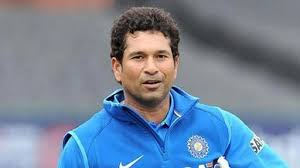
#> input picture 1.jpg, 300 x 168 px
$ jupyter execute Git_Cde_1.ipynb
#> lines starting #> are read from the running program, lines starting #| are printed output that depends on the picture; after the words box and inside, x2 and y2 are one past the last pixel; in counts of white or black regions, pixels touching at a corner belong together
[cell 1]
import cv2

[cell 2]
img1 = cv2.imread("1.jpg")
#> img1 is the input picture: shape (168, 300, 3); mean B, G, R 154.9, 133.1, 115.4

[cell 3]
cv2.imshow("Img", img1)
cv2.waitKey(0)
cv2.destroyAllWindows()

[cell 4]
img2 = cv2.cvtColor(img1, cv2.COLOR_BGR2GRAY)
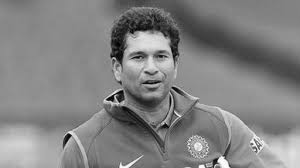
#> img2: shape (168, 300); min 1, max 255, mean 130.3

[cell 5]
cv2.imshow("Gray", img2)
cv2.waitKey(0)
cv2.destroyAllWindows()

[cell 6]
ret, thresh = cv2.threshold(img2, 70, 255, 0)
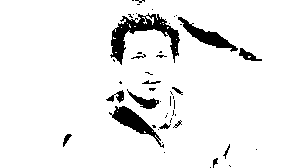
#> thresh: shape (168, 300); 93.4% white; 49 black regions (35 under 20 px), largest, box (x1, y1, x2, y2) and area: (110, 13, 180, 65) 1207, (109, 106, 164, 148) 648, (178, 17, 238, 52) 592

[cell 7]
cv2.imshow("Binary", thresh)
cv2.waitKey(0)
cv2.destroyAllWindows()

[cell 8]
b,g,r = cv2.split(img1)
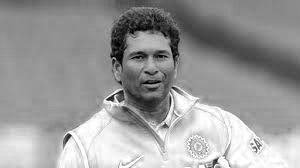
#> b: shape (168, 300); min 0, max 255, mean 154.9
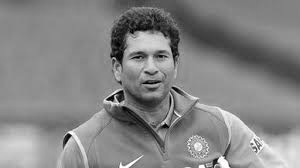
#> g: shape (168, 300); min 0, max 255, mean 133.1
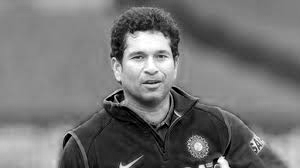
#> r: shape (168, 300); min 0, max 255, mean 115.4
